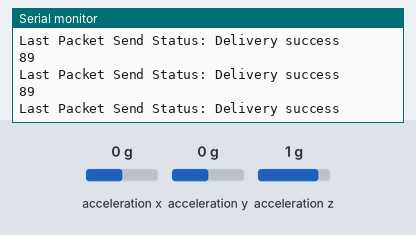
This sketch was run on a simulated ESP8266 (NodeMCU). Parts: the last lines printed to the serial monitor. Inputs (shaded band) come from the test bench; at power-on: acceleration y 0 g, acceleration x 0 g, acceleration z 1 g.

Above: at 1.2 s.
1.3 s: acceleration y set to -1.4 g
At 1.83 s:
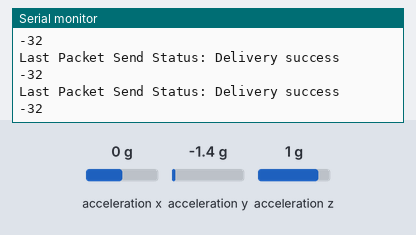
2.8 s: acceleration y set to -0.8 g
At 2.85 s:
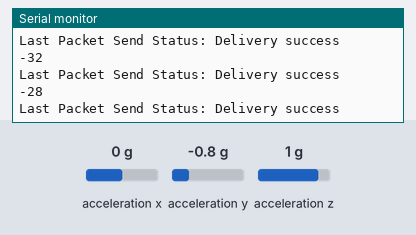
Timing chart, 0 to 5.8 s (numbered marks = the images above; inputs shaded):
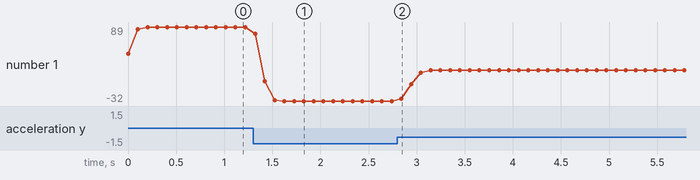

Measured:
- after the input at 1.3 s, the serial monitor: prints a new line at once (image 1)
- after the input at 2.8 s, the serial monitor: prints a new line at once (image 2)
- plotted number 1: 89 → -32 after the input at 1.3 s, -32 → 18 after the input at 2.8 s

The sketch:

ESPNOW_sender_servo.ino
```cpp
#include <ESP8266WiFi.h>
#include <espnow.h>
#include <Wire.h>
#include <Adafruit_Sensor.h>
#include <Adafruit_ADXL345_U.h>
#include <SimpleKalmanFilter.h>

Adafruit_ADXL345_Unified accel = Adafruit_ADXL345_Unified(D0, D6,  D2, D1, 12345);
SimpleKalmanFilter kf = SimpleKalmanFilter(5, 5, 1);
uint8_t broadcastAddress[] = {0xFF, 0xFF, 0xFF, 0xFF, 0xFF, 0xFF}; //Replace with receiver's MAC address.

typedef struct Smessage {
  int degreeOfServo;
} Smessage;

Smessage myData;

void OnDataSent(uint8_t *mac_addr, uint8_t sendStatus) {
  Serial.print("Last Packet Send Status: ");
  if (sendStatus == 0){
    Serial.println("Delivery success");
  }
  else{
    Serial.println("Delivery fail");
  }
}

void senddegree(int degr){
    myData.degreeOfServo = degr;
    esp_now_send(broadcastAddress, (uint8_t *) &myData, sizeof(myData));
}

void setup() {
  Serial.begin(115200);
  Serial.println("Accelerometer Test"); Serial.println("");
  if(!accel.begin())
  {
    /* There was a problem detecting the ADXL345 ... check your connections */
    Serial.println("Ooops, no ADXL345 detected ... Check your wiring!");
    while(1);
  }
  accel.setRange(ADXL345_RANGE_16_G);
  WiFi.mode(WIFI_STA);
  if (esp_now_init() != 0) {
    Serial.println("Error initializing ESP-NOW");
    return;
  }
  esp_now_set_self_role(ESP_NOW_ROLE_CONTROLLER);
  esp_now_register_send_cb(OnDataSent);
  esp_now_add_peer(broadcastAddress, ESP_NOW_ROLE_SLAVE, 1, NULL, 0);
}


void loop() {
  sensors_event_t event;
  accel.getEvent(&event);
  int drc=(int)(kf.updateEstimate((int)((((event.acceleration.y))+10)*180/20)));
  Serial.println(drc);
  senddegree(drc);
  delay(100);
}
```
